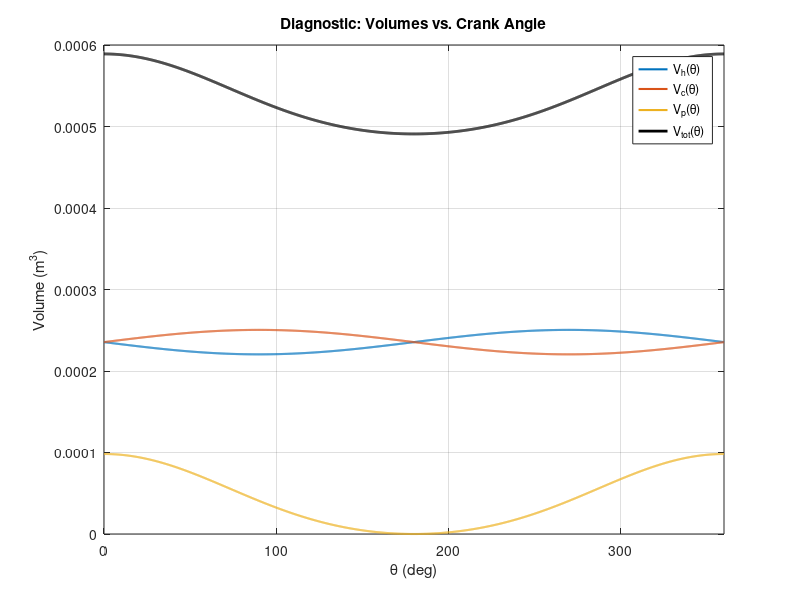
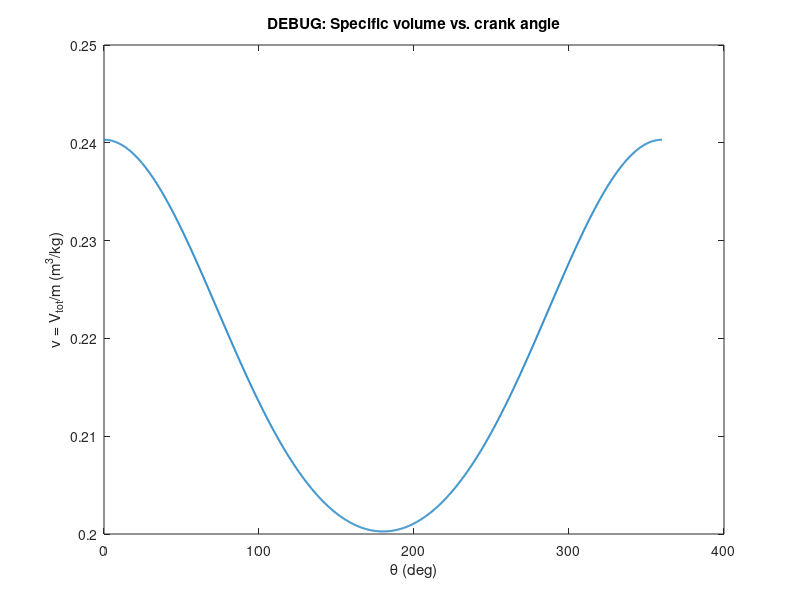
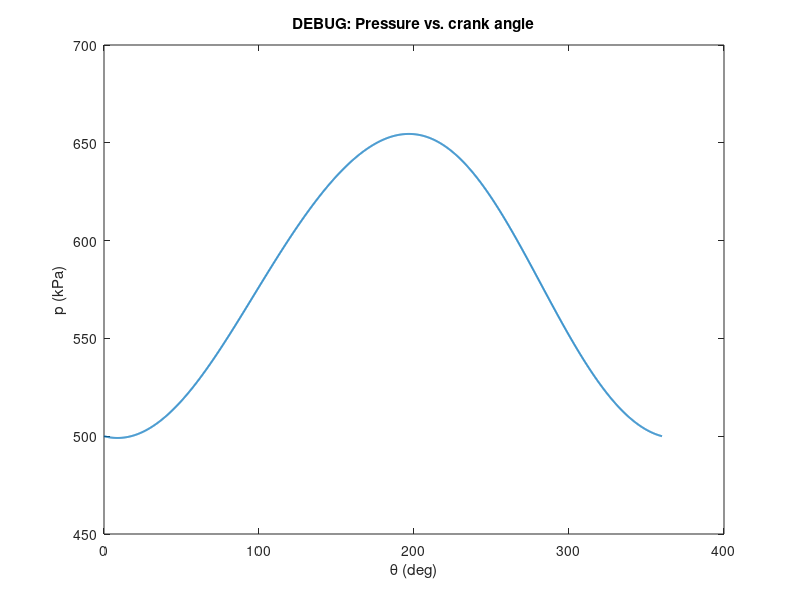
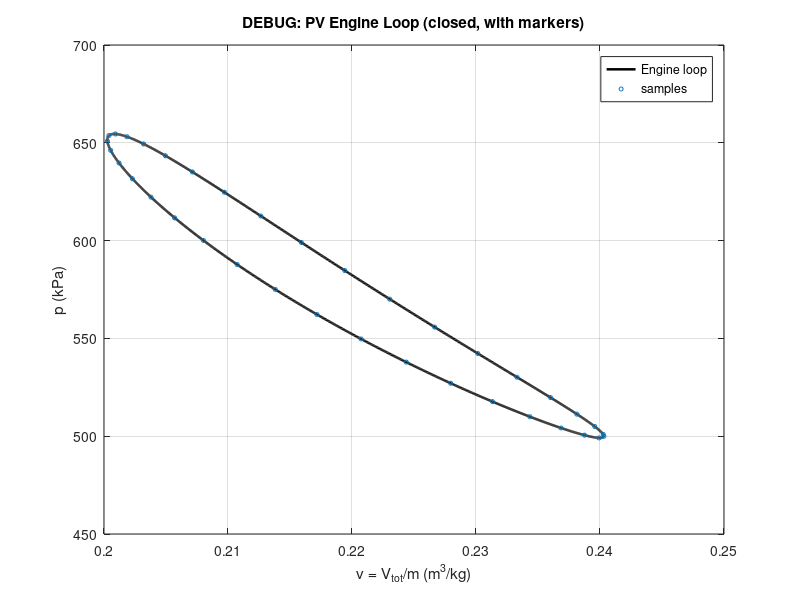

Write MATLAB code to recreate these figures, in order. (Note: this script raises an error after producing the figures.)
function main
% Stirling Engine Analysis & Flywheel Design — (Scaffold + Volumes)
% One-file submission; all helpers are local functions below.
% After this step: volumes are validated and a diagnostic figure is saved.

    %% HOUSE KEEPING
    format compact
    rng(0);                              
    thisFile = mfilename('fullpath'); 
    thisDir  = fileparts(thisFile);
    OUTDIR = fullfile(thisDir, 'outputs');
    if ~exist(OUTDIR, 'dir')
        mkdir(OUTDIR);
    end
    fprintf('Output Folder Read: %s\n',OUTDIR);

    %% CONFIG/SPECS
    spec.RPM  = 650;          % Ω (rpm)            
    spec.Cs   = 0.003;        % Cf (fraction)     
    spec.Pmin = 5.00e5;       % Pa at BDC
    spec.CR   = 1.20;         % Compression ratio
    
    % Temperatures [K] (Table B.1)
    T.Th = 900;               % hot-side
    T.Tc = 300;               % cold-side
    T.Tr = 0.5*(T.Th + T.Tc); % regenerator (lumped assumption)
    
    % Derived kinematics
    const.f     = spec.RPM/60;      % Hz
    const.omega = 2*pi*const.f;     % rad/s
    
    % ---- Working fluid (Table B.1) ----
    fluid = "air";
    switch lower(fluid)
      case "air",      gas.R = 287;
      case "helium",   gas.R = 2077;
      case "hydrogen", gas.R = 4124;
      otherwise, error('Unknown fluid "%s" — add its R.', fluid);
    end
    gas.m = NaN;   % will be calibrated from Pmin at BDC (Step 3)
    
    % ---- Geometry (Table B.1) ----
    % Power piston (crank-slider)
    geom.r   = 0.025;          % power-piston crank length [m]
    geom.L   = 0.075;          % power-piston conrod length [m]
    geom.bore_p = 0.050;       % cylinder bore [m] (φ)
    geom.A_p = pi*(geom.bore_p/2)^2;  % derived piston area [m^2]
    
    % Displacer (use volume-driven shuttle from Table B)
    Vdisp      = 3.0e-5;       % displacer volume [m^3]
    geom.Vs_amp = Vdisp/2;     % sinusoid amplitude ⇒ zero-mean shuttle
    
    geom.phi = deg2rad(90);    % phase shift ψ [deg → rad]
    geom.Vr  = 2.00e-5;        % regenerator dead volume [m^3]
    
    % Guard
    assert(geom.L >= 2*geom.r, 'Geometry error: need L >= 2*r for slider-crank.');
    
    % ---- Angle grid (keep high resolution) ----
    theta = linspace(0,2*pi,2001).';   % rad
    deg   = theta*180/pi;
    
    % ---- Use CR to set clearances so model exactly hits CR ----
    % Build power-piston displacement/volume once
    xp = geom.r*cos(theta) + sqrt(max(geom.L^2 - (geom.r*sin(theta)).^2, 0));
    xp = xp - min(xp);
    Vp = geom.A_p * xp;
    Vp_max = max(Vp);
    
    % For beta with conservative displacer (shuttle only):
    % Vtot(θ) = Vconst + Vp(θ), where Vconst = Vh0 + Vc0 + Vr
    % CR = (Vconst + Vp_max)/Vconst  ⇒  Vconst = Vp_max / (CR - 1)
    Vconst = Vp_max / (spec.CR - 1);
    sum_clearances = Vconst - geom.Vr;   % = Vh0 + Vc0
    
    % Split clearances (tune alpha if spec suggests otherwise)
    alpha = 0.5;                 % 50/50 split hot:cold (change if needed)
    geom.Vh0 = alpha     * sum_clearances;
    geom.Vc0 = (1 - alpha) * sum_clearances;
    
    % Print small summary of derived quantities
    fprintf('Derived from CR: Vconst=%.3e m^3, Vp_max=%.3e m^3, Vh0=%.3e, Vc0=%.3e\n', ...
            Vconst, Vp_max, geom.Vh0, geom.Vc0);
    
    % Assumptions (kept explicit for your report)
    assume.idealGas     = true;
    assume.isothermal   = true;
    assume.perfectRegen = true;
    assume.uniformP     = true;
    assume.noFriction   = true;
    
    % Banner (optional)
    banner(spec, assume, T, gas, geom, OUTDIR);

    %% Volume (θ)

    [Vh, Vc, Vtot, Vp, Vs] = volumes(theta, geom);

    % Check Point
    assert(all(Vh  > 0), 'Negative hot volume detected. Increase Vh0 or adjust geometry.');
    assert(all(Vc  > 0), 'Negative cold volume detected. Increase Vc0 or adjust geometry.');
    assert(all(Vtot> 0), 'Negative total volume detected. Check clearances/geometry.');
    
    Vc_eff = Vc+ Vp;     % cold space includes the piston chamber
    Vh_eff = Vh;          % hot space unchanged
    Vtot   = Vh_eff + Vc_eff + geom.Vr;  % keep total consistent

    fprintf('Volumes (m^3): Vtot_min=%.3e, Vtot_max=%.3e, stroke ΔV=%.3e\n', ...
          min(Vtot), max(Vtot), max(Vtot)-min(Vtot));
    
    % Diagnostic plot
    plot_volumes(theta*180/pi, Vh, Vc, Vp, Vtot, OUTDIR);

    %% Masss Calibration 
    
  
    % Find BDC index: where total volume is maximum
    [~, iBDC] = max(Vtot);
    Vh_bdc = Vh_eff(iBDC);
    Vc_bdc = Vc_eff(iBDC);
    Vr_bdc = geom.Vr;
    
    % Back-solve m from Schmidt relation at BDC:
    gas.m = calibrate_mass_from_Pmin(spec.Pmin, Vh_bdc, Vc_bdc, Vr_bdc, T, gas.R);
    
    fprintf('Calibrated gas mass from Pmin: m = %.6e kg (BDC)\n', gas.m);

    %% Compute Pressure p(θ) Schmidt - style
    p = pressure_schmidt(Vh_eff, Vc_eff, geom.Vr, T, gas.m, gas.R);    % Pa

    
    %====================%
    % DEBUG CHECKS       %
    %====================%
    
    % 1) Make sure we are using consistent volumes
    Vc_eff = Vc + Vp;          % cold space includes piston chamber (again, ensure defined here)
    Vh_eff = Vh;
    Vtot   = Vh_eff + Vc_eff + geom.Vr;
    
    % 2) Sanity on sizes & finiteness
    v_spec = Vtot ./ gas.m;    % specific volume for PV x-axis
    assert(isvector(v_spec) && isvector(p) && numel(v_spec)==numel(p), 'PV arrays size mismatch.');
    assert(all(isfinite(v_spec)) && all(isfinite(p)), 'NaN/Inf in p or v_spec.');
    
    % 3) Check the BDC anchor really matches spec.Pmin (within tiny tolerance)
    [~, iBDC] = max(Vtot);
    p_bdc = p(iBDC);
    fprintf('DEBUG: Pmin spec=%.2f kPa, p(theta_BDC)=%.2f kPa (Δ=%.2f%%)\n', ...
      spec.Pmin/1e3, p_bdc/1e3, 100*(p_bdc-spec.Pmin)/spec.Pmin);
    
    % 4) Quick time-series plots (theta vs v, theta vs p) to ensure each is smooth
    debug_plot_series(theta, v_spec, p, OUTDIR);
    
    % 5) Plot engine PV only (no overlay), closing the loop explicitly with markers
    plot_pv_engine_only(v_spec, p, OUTDIR);


    % sanity checks
    assert(all(p > 0), 'Non-physical pressure detected. Check mass calibration or temps.');
    fprintf('p(θ):  min=%.2f kPa, max=%.2f kPa\n', min(p)/1e3, max(p)/1e3);

    [pmx, imx] = max(p);  [pmn, imn] = min(p);
    [vmx, jmx] = max(v_spec); [vmn, jmn] = min(v_spec);
    fprintf('DEBUG extremes:\n');
    fprintf('  p_min=%.2f kPa at θ=%.1f deg | p_max=%.2f kPa at θ=%.1f deg\n', ...
            pmn/1e3, (imn-1)/(numel(p)-1)*360, pmx/1e3, (imx-1)/(numel(p)-1)*360);
    fprintf('  v_min=%.3e at θ=%.1f deg | v_max=%.3e at θ=%.1f deg\n', ...
            vmn, (jmn-1)/(numel(v_spec)-1)*360, vmx, (jmx-1)/(numel(v_spec)-1)*360);

    %%%%%%%%%%%%%%%%%%%%%%%%%%%%%%%%%%%%%%%%%%%%%%%%%%%%%%%%%%%%%%%%%%%%%%%%%%%
    % By default, plot_pv_cycle overlays a "normalized" ideal Stirling cycle, 
    % scaled to the engine’s pressure range to allow direct comparison with 
    % the simulated loop. Passing the option "physical" instead produces the 
    % textbook ideal cycle based on the calibrated gas mass and volumes. 
    % In that case, the cycle pressures will be orders of magnitude smaller 
    % and may appear near zero on the plot. Both modes are correct: 
    %   - "normalized" is intended for visual comparison, 
    %   - "physical" is the exact theoretical reference.
    %%%%%%%%%%%%%%%%%%%%%%%%%%%%%%%%%%%%%%%%%%%%%%%%%%%%%%%%%%%%%%%%%%%%%%%%%%%
    plot_pv_cycle(v_spec, p, gas, T, Vtot, OUTDIR, 'normalized');   % saves FigA_PV.png
end



%% ------------------ Local Funtion ---------------------

% Summary Info Banner
function banner(spec, assume, T, gas, geom, OUTDIR)
    fprintf('\n--- Stirling Project: Step 1 Scaffold ---\n');
    fprintf('Output Folder Created: %s\n\n', OUTDIR);
    fprintf('Specs: RPM=%g, Cs=%.3f | f=%.2f Hz, omega=%.2f rad/s\n', ...
       spec.RPM, spec.Cs, spec.RPM/60, 2*pi*(spec.RPM/60));
    fprintf('Temps [K]: Th=%g, Tc=%g, Tr=%g\n', T.Th, T.Tc, T.Tr);
    fprintf('Gas: R=%.1f J/(kg·K), m=%.3e kg\n', gas.R, gas.m);
    fprintf('Geom: r=%.3f, L=%.3f, A_p=%.2e, Vh0=%.2e, Vc0=%.2e, Vr=%.2e\n', ...
       geom.r, geom.L, geom.A_p, geom.Vh0, geom.Vc0, geom.Vr);
    fprintf('Phase lead phi = %.1f deg\n', geom.phi*180/pi);
    fprintf('Assumptions: idealGas=%d, isothermal=%d, perfectRegen=%d, uniformP=%d, noFriction=%d\n', ...
       assume.idealGas, assume.isothermal, assume.perfectRegen, assume.uniformP, assume.noFriction);
    fprintf('-----------------------------------------\n');
end

% Beta-type Stirling volumes from kinematics.
function [Vh, Vc, Vtot, Vp, Vs] = volumes(theta, g)
% Outputs: hot Vh(θ), cold Vc(θ), total Vtot(θ), power-piston Vp(θ), shuttle Vs(θ).

    theta = ensure_col(theta);
    
    % --- Power piston (slider-crank exact) ---
    % Reference so min(xp)=0 ⇒ Vp >= 0 and clearances remain in Vh0/Vc0
    xp = g.r*cos(theta) + sqrt(max(g.L^2 - (g.r*sin(theta)).^2, 0));
    xp = xp - min(xp);
    Vp = g.A_p * xp;

    % --- Displacer (sinusoid with lead φ) ---
    Vs = g.Vs_amp * cos(theta + g.phi);  % signed, zero mean
    Vh = g.Vh0 + Vs;                     % add to hot
    Vc = g.Vc0 - Vs;                     % subtract from cold

    % --- Total volume includes regenerator dead volume ---
    Vtot = Vh + Vc + Vp + g.Vr;
end

function plot_volumes(deg, Vh, Vc, Vp, Vtot, OUTDIR)
% Save a diagnostic figure to confirm kinematics/volumes are sensible.
    f = figure('Color','w'); hold on; grid on; box on;
    plot(deg, Vh,  'LineWidth',1.5, 'DisplayName','V_h(\theta)');
    plot(deg, Vc,  'LineWidth',1.5, 'DisplayName','V_c(\theta)');
    plot(deg, Vp,  'LineWidth',1.5, 'DisplayName','V_p(\theta)');
    plot(deg, Vtot,'k','LineWidth',2.0, 'DisplayName','V_{tot}(\theta)');
    xlabel('\theta (deg)'); ylabel('Volume (m^3)');
    title('Diagnostic: Volumes vs. Crank Angle');
    xlim([0 360]); legend('Location','best');
    saveas(f, fullfile(OUTDIR, 'Fig0_Volumes.png'));
    fprintf('Saved as Fig0_Volumes.png\n');
end

function x = ensure_col(x)
    if isrow(x), x = x.'; end
end


% Schmidt relation (Who helped me with this? ChatGPT did!)
function m = calibrate_mass_from_Pmin(Pmin, Vh_bdc, Vc_bdc, Vr, T, R)
  denom = Vh_bdc/T.Th + Vc_bdc/T.Tc + Vr/T.Tr;
  m = (Pmin / R) * denom;
end

function p = pressure_schmidt(Vh, Vc, Vr, T, m, R)
% Lumped uniform-pressure model:
  p = (m*R) ./ ( Vh./T.Th + Vc./T.Tc + Vr./T.Tr );
end

function plot_pv_cycle(v_spec, p, gas, T, Vtot, OUTDIR, mode)
% Fig A: PV diagram showing (1) engine loop and (2) ideal Stirling rectangle.
% mode: 'normalized' (default) scales ideal to engine p-range; 'physical' uses mRT/v.

  if nargin < 7 || isempty(mode), mode = 'normalized'; end

  % Ensure columns & close engine loop
  v_spec = v_spec(:); p = p(:);
  vv = [v_spec; v_spec(1)];
  pp = [p;      p(1)];

  f = figure('Color','w'); hold on; grid on; box on;
  plot(vv, pp/1e3, 'k-', 'LineWidth', 1.8, 'DisplayName','Engine loop');

  % Engine ranges
  p_min = min(p); p_max = max(p);
  Vmin  = min(Vtot); Vmax = max(Vtot);
  vmin  = Vmin/gas.m; vmax = Vmax/gas.m;

  % Build ideal Stirling isotherms (hyperbolas) between vmin and vmax
  mR    = gas.m * gas.R;

  % Base (physical) curves
  v_iso_inc = linspace(vmin, vmax, 400);       % increasing v
  v_iso_dec = linspace(vmax, vmin, 400);       % decreasing v
  p_hot_phys_inc  = (mR*T.Th) ./ v_iso_inc;    % Th, expand: vmin->vmax
  p_cold_phys_dec = (mR*T.Tc) ./ v_iso_dec;    % Tc, compress: vmax->vmin

  % Optional normalization for visual overlay
  if strcmpi(string(mode),'normalized')
    k = p_max / ((mR*T.Th)/vmin);              % anchor Th at (vmin, p_max)
  else
    k = 1.0;
  end
  p_hot  = k * p_hot_phys_inc;
  p_cold = k * p_cold_phys_dec;

  % Corner pressures (shared exactly by segments to avoid gaps)
  p_hot_vmax  = p_hot(end);                    % Th at v = vmax
  p_cold_vmax = p_cold(1);                     % Tc at v = vmax
  p_cold_vmin = p_cold(end);                   % Tc at v = vmin
  p_hot_vmin  = p_hot(1);                      % Th at v = vmin

  % Plot hot isotherm (Th): vmin -> vmax
  plot(v_iso_inc, p_hot/1e3, '--', 'LineWidth',1.3, 'DisplayName','Ideal isotherm Th');

  % Isochoric cooling at v = vmax: down from Th(vmax) to Tc(vmax)
  plot([vmax vmax], [p_hot_vmax p_cold_vmax]/1e3, ':', 'LineWidth',1.2, 'DisplayName','Isochoric (cool)');

  % Plot cold isotherm (Tc): vmax -> vmin (cycle direction)
  plot(v_iso_dec, p_cold/1e3, '--', 'LineWidth',1.3, 'DisplayName','Ideal isotherm Tc');

  % Isochoric heating at v = vmin: up from Tc(vmin) to Th(vmin)
  plot([vmin vmin], [p_cold_vmin p_hot_vmin]/1e3, ':', 'LineWidth',1.2, 'DisplayName','Isochoric (heat)');


  xlabel('Specific volume v = V_{tot}/m (m^3/kg)','Interpreter','tex');
  ylabel('Pressure p (kPa)','Interpreter','tex');
  title('Fig A — PV Diagram (Engine vs. Ideal Stirling)');
  legend('Location','best');

  % Nice axes padding
  ypad = 0.05*(p_max - p_min + eps);
  ylim([(p_min-ypad)/1e3, (p_max+ypad)/1e3]);

  saveas(f, fullfile(OUTDIR,'FigA_PV.png'));
  fprintf('Saved FigA_PV.png\n');
end



function debug_plot_series(theta, v_spec, p, OUTDIR)
    % v(theta)
    f1 = figure('Color','w'); grid on; box on;
    plot(theta*180/pi, v_spec, 'LineWidth', 1.4);
    xlabel('\theta (deg)'); ylabel('v = V_{tot}/m (m^3/kg)');
    title('DEBUG: Specific volume vs. crank angle');
    saveas(f1, fullfile(OUTDIR,'DBG_v_vs_theta.png'));
    
    % p(theta)
    f2 = figure('Color','w'); grid on; box on;
    plot(theta*180/pi, p/1e3, 'LineWidth', 1.4);
    xlabel('\theta (deg)'); ylabel('p (kPa)');
    title('DEBUG: Pressure vs. crank angle');
    saveas(f2, fullfile(OUTDIR,'DBG_p_vs_theta.png'));
    
    fprintf('Saved DBG_v_vs_theta.png and DBG_p_vs_theta.png\n');
end

function plot_pv_engine_only(v_spec, p, OUTDIR)
    % Plot engine loop only, closed explicitly, with sparse markers to see the path
    v_spec = v_spec(:); p = p(:);
    
    f = figure('Color','w'); hold on; grid on; box on;
    % close the loop explicitly by appending first point
    vv = [v_spec; v_spec(1)];
    pp = [p;      p(1)];
    
    plot(vv, pp/1e3, 'k-', 'LineWidth', 1.8, 'DisplayName','Engine loop');
    
    % put markers every ~100 points to visualize traversal order
    step = max(1, floor(numel(v_spec)/36));    % ~10° increments
    idx  = 1:step:numel(v_spec);
    plot(v_spec(idx), p(idx)/1e3, 'o', 'MarkerSize', 3, 'DisplayName','samples');
    
    xlabel('v = V_{tot}/m (m^3/kg)');
    ylabel('p (kPa)');
    title('DEBUG: PV Engine Loop (closed, with markers)');
    legend('Location','best');
    saveas(f, fullfile(OUTDIR,'DBG_PV_engine_only.png'));
    fprintf('Saved DBG_PV_engine_only.png\n');
end
